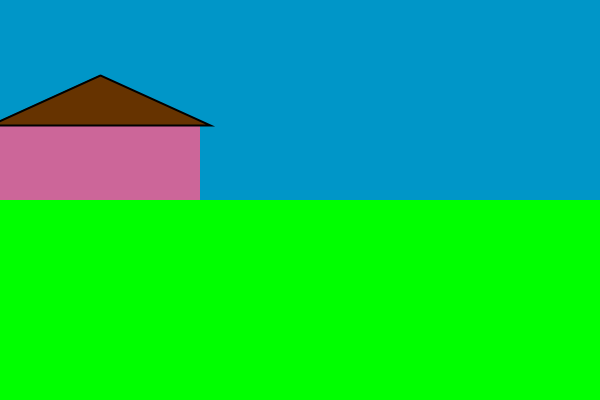
Frame 1 (no input)
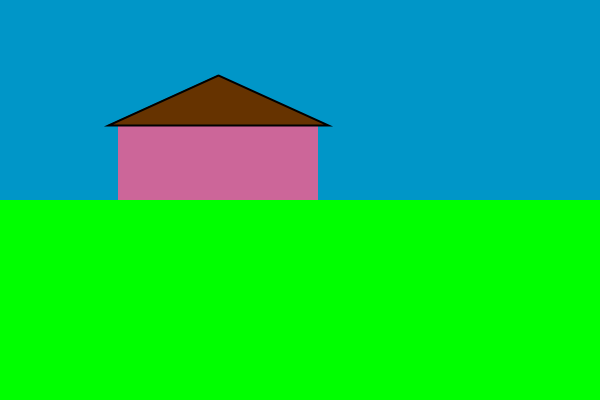
Frame 60 (the mouse pressed at the canvas centre just before this capture)
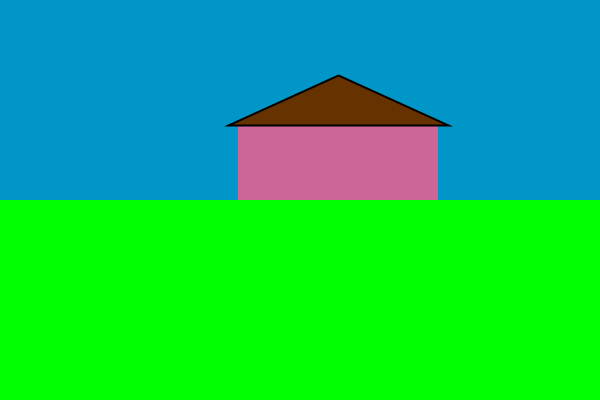
Frame 120 (the mouse held since frame 60 and released just before this capture)

The Processing sketch that drew these frames (run headless with seeded random() and noise(); from frame 60 on, the mouse is pressed at the canvas centre):

// Processing sketch: animated_house
// ── animated_house.pde
int x, y;

void setup() {
  size(600, 400);
  
  // x and y of the upper left of the house.
  x = 0;
  y = height/2 - 75;
}

void draw() {
  
  // Set the background color.
  background(0, 150, 200);
  
  // Draw the grass
  fill(0, 255, 0);
  noStroke();
  rect(0, height/2, width, height/2);
  
  // Draw the house
  fill(204, 102, 153);
  rect(x, y, 200, 75);
  
  // Draw the roof
  fill(102, 51, 0);
  stroke(0);
  strokeWeight(2);
  triangle(x - 10, y, x + 100, y - 50, x + 210, y);
  
  x = x + 2;
}
